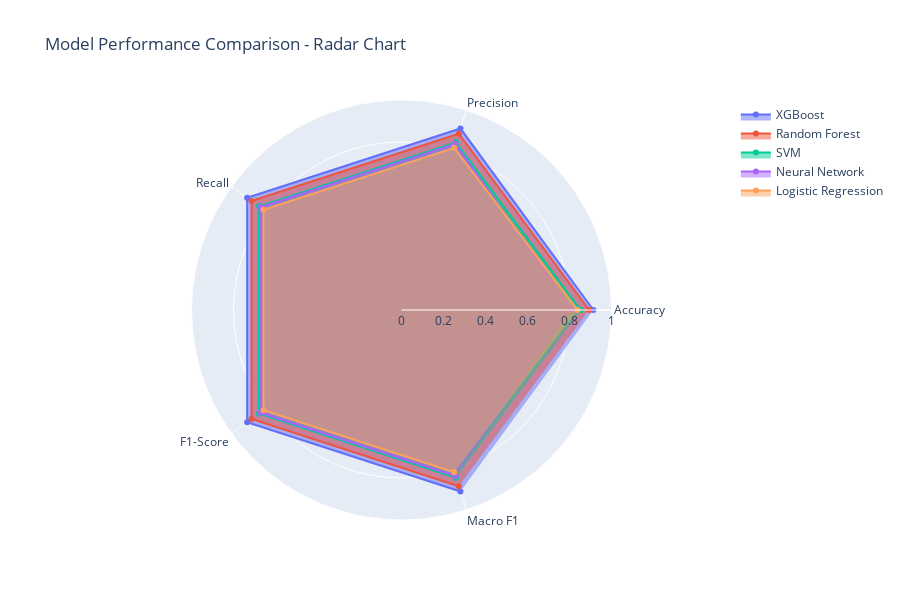

The notebook cell this image was saved under:
### Markdown cell above
## 8. Interactive Visualizations (Optional)

Run this section if you want to create interactive plots for presentations.

### Code cell
# Create interactive performance comparison using Plotly
import plotly.graph_objects as go
from plotly.subplots import make_subplots

# Create radar chart for model comparison
categories = ['Accuracy', 'Precision', 'Recall', 'F1-Score', 'Macro F1']

fig = go.Figure()

for _, row in metrics_comparison.iterrows():
    values = [
        row['Accuracy'],
        row['Precision (Weighted)'],
        row['Recall (Weighted)'],
        row['F1-Score (Weighted)'],
        row['F1-Score (Macro)']
    ]
    
    fig.add_trace(go.Scatterpolar(
        r=values,
        theta=categories,
        fill='toself',
        name=row['Model']
    ))

fig.update_layout(
    polar=dict(
        radialaxis=dict(
            visible=True,
            range=[0, 1]
        )
    ),
    showlegend=True,
    title="Model Performance Comparison - Radar Chart",
    height=600
)

fig.show()

print("\nInteractive radar chart created. Use this for presentations to show multi-dimensional performance comparison.")

### Figure 1 — Plotly figure (JSON) as saved in the notebook; plotly's stock layout.template omitted (floating-point values rounded to 4 significant figures)
{"data": [{"fill": "toself", "name": "XGBoost", "r": [0.9136, 0.9086, 0.9086, 0.9086, 0.9086], "theta": ["Accuracy", "Precision", "Recall", "F1-Score", "Macro F1"], "type": "scatterpolar"}, {"fill": "toself", "name": "Random Forest", "r": [0.8933, 0.8828, 0.8828, 0.8828, 0.8828], "theta": ["Accuracy", "Precision", "Recall", "F1-Score", "Macro F1"], "type": "scatterpolar"}, {"fill": "toself", "name": "SVM", "r": [0.853, 0.8396, 0.8396, 0.8396, 0.8396], "theta": ["Accuracy", "Precision", "Recall", "F1-Score", "Macro F1"], "type": "scatterpolar"}, {"fill": "toself", "name": "Neural Network", "r": [0.8122, 0.8318, 0.8318, 0.8318, 0.8318], "theta": ["Accuracy", "Precision", "Recall", "F1-Score", "Macro F1"], "type": "scatterpolar"}, {"fill": "toself", "name": "Logistic Regression", "r": [0.8387, 0.812, 0.812, 0.812, 0.812], "theta": ["Accuracy", "Precision", "Recall", "F1-Score", "Macro F1"], "type": "scatterpolar"}], "layout": {"height": 600, "polar": {"radialaxis": {"range": [0, 1], "visible": true}}, "showlegend": true, "title": {"text": "Model Performance Comparison - Radar Chart"}}}
